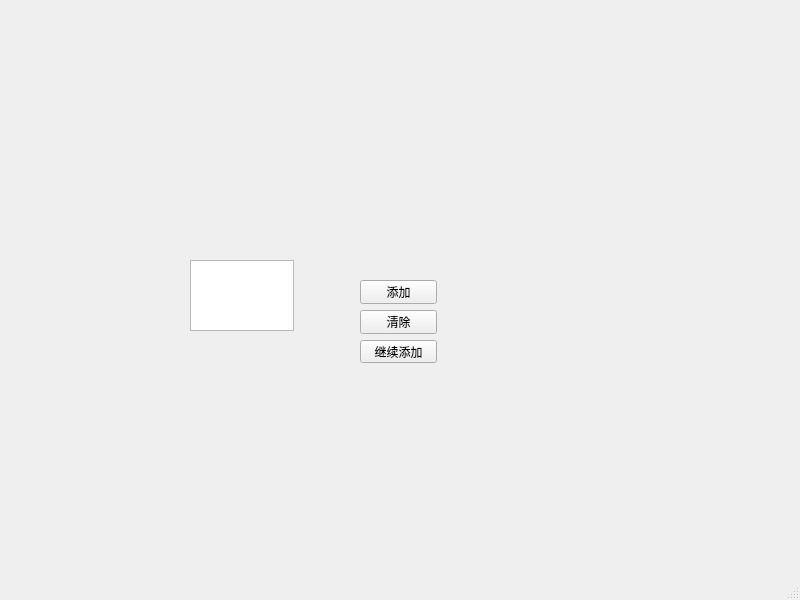
<?xml version="1.0" encoding="UTF-8"?>
<ui version="4.0">
 <class>MainWindow</class>
 <widget class="QMainWindow" name="MainWindow">
  <property name="geometry">
   <rect>
    <x>0</x>
    <y>0</y>
    <width>800</width>
    <height>600</height>
   </rect>
  </property>
  <property name="windowTitle">
   <string>MainWindow</string>
  </property>
  <widget class="QWidget" name="centralwidget">
   <widget class="QTextEdit" name="textEdit">
    <property name="geometry">
     <rect>
      <x>190</x>
      <y>260</y>
      <width>104</width>
      <height>71</height>
     </rect>
    </property>
    <property name="readOnly">
     <bool>true</bool>
    </property>
   </widget>
   <widget class="QWidget" name="">
    <property name="geometry">
     <rect>
      <x>360</x>
      <y>280</y>
      <width>77</width>
      <height>83</height>
     </rect>
    </property>
    <layout class="QVBoxLayout" name="verticalLayout">
     <item>
      <widget class="QPushButton" name="pushButton">
       <property name="text">
        <string>添加</string>
       </property>
      </widget>
     </item>
     <item>
      <widget class="QPushButton" name="pushButton_2">
       <property name="text">
        <string>清除</string>
       </property>
      </widget>
     </item>
     <item>
      <widget class="QPushButton" name="pushButton_3">
       <property name="text">
        <string>继续添加</string>
       </property>
      </widget>
     </item>
    </layout>
   </widget>
  </widget>
  <widget class="QMenuBar" name="menubar">
   <property name="geometry">
    <rect>
     <x>0</x>
     <y>0</y>
     <width>800</width>
     <height>23</height>
    </rect>
   </property>
  </widget>
  <widget class="QStatusBar" name="statusbar"/>
 </widget>
 <resources/>
 <connections/>
</ui>
